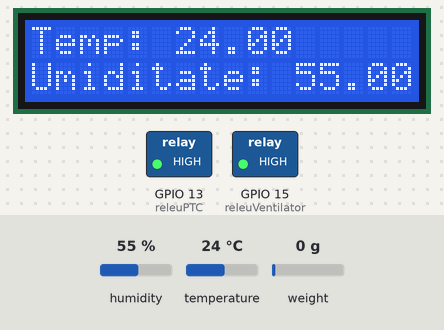
This sketch was run on a simulated ESP8266 (NodeMCU). Shown: 16×2 character LCD, switched loads named in the sketch (green lamp = pin HIGH). The test bench sets the inputs (shaded band); at power-on: humidity 55 %, temperature 24 °C, weight on the scale 0 g. WiFi joins after 1.5 s; servers stay silent unless stated; network time is answered at once with the bench clock; the local clock reads 2024-03-15 10:24:30 at power-on unless the sketch sets it; the Firebase database answers and starts empty; what the sketch prints to the serial monitor is not drawn.

Above: at 6.1 s.
6.2 s: humidity set to 22 %
At 9.1 s:
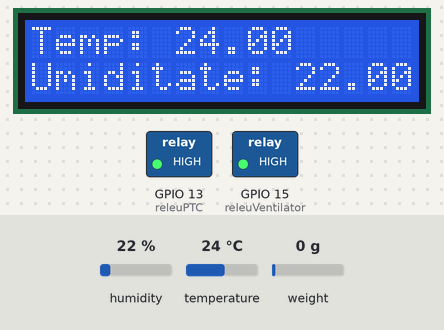
9.4 s: temperature set to 12 °C
At 11.5 s:
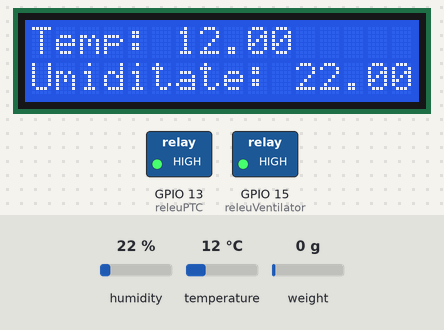
12.4 s: humidity set to 40 %
At 15.0 s:
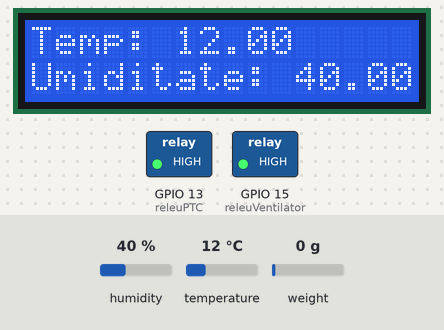
15.4 s: temperature set to 19 °C
At 17.3 s:
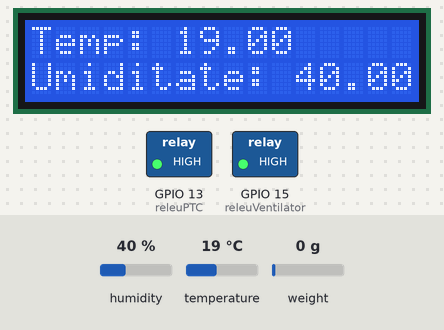
Timing chart, 0 to 18.8 s (numbered marks = the images above; inputs shaded):
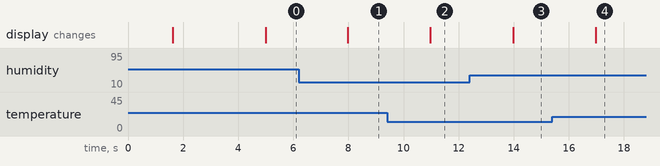

Measured:
- after the input at 6.2 s, the display: changes after 1.8 s (image 1)
- after the input at 9.4 s, the display: changes after 1.6 s (image 2)
- after the input at 12.4 s, the display: changes after 1.6 s (image 3)
- after the input at 15.4 s, the display: changes after 1.6 s (image 4)

The sketch:

RoomCheck_V3.ino
```cpp
//#include <ArduinoJson.h>
//#include <ESP8266HTTPClient.h>
#include <ESP8266WiFi.h>
#include <NTPClient.h>
#include <WiFiUdp.h>
#include <Wire.h>
#include <LiquidCrystal_I2C.h>
#include <SimpleDHT.h>
#include <SPI.h>
//#include <Ethernet.h>
#include "HX711.h"
#include <FastLED.h>
#include <FirebaseESP8266.h>

#define gasSensor A0
#define pinLight 1
#define pinDHT22 2 //2
#define pinHall 16
#define releuPTC 13
#define releuVentilator 15
#define LOADCELL_DOUT_PIN 4 //4
#define LOADCELL_SCK_PIN 0 //0
#define NUM_LEDS 16

#define WIFI_SSID "HUAWEI-W2Nw"
#define WIFI_PASSWORD "11223344"

#define FIREBASE_HOST "roomcheck-21820-default-rtdb.firebaseio.com"

/** The database secret is obsoleted, please use other authentication methods,
 * see examples in the Authentications folder.
*/
#define FIREBASE_AUTH "pKEnDYo2UAoINWJ7HwjZTssU9rSkjxzX2i1Emwh6"

LiquidCrystal_I2C lcd(0x27, 16, 2);
SimpleDHT22 dht22;
CRGB leds[NUM_LEDS];
HX711 scale;

const long utcOffsetInSeconds = 7200;

//Week Days
String weekDays[7]={"Sunday", "Monday", "Tuesday", "Wednesday", "Thursday", "Friday", "Saturday"};

//Month names
String months[12]={"January", "February", "March", "April", "May", "June", "July", "August", "September", "October", "November", "December"};

//Define FirebaseESP8266 data object
FirebaseData firebaseData;

FirebaseJson json;

String path = "/Room/1";

//variabile globale
unsigned long sendDataPrevMillis = 0;
int contor = 1;
int count = 0;/////careful here
int ptcState = 1;
int ventilatorState = 1;
int lightState = 0;
int nrCarti = 0;
float weightValue = 1;
int initialHallValue = 0;
int initialWeightValue = 0;
int initialGasSensorValue = 0;
unsigned long timeForSendingData = 30000;
unsigned long previousMillis = 0;
unsigned long previousM = 0;
unsigned long previousMili = 0;
float calibration_factor = -96650;

struct DateSenzori{
  float temperatura;
  float umiditate;
  int eroare;
};

struct Command{
  const char * stare_ptc;
  const char * stare_ventilator;
  const char * stare_led;
  int tmin;
  int tmax;
  int hmin;
  int hmax;
  int numar_carti;
  int httpCode;
};

// Define NTP Client to get time
WiFiUDP ntpUDP;
NTPClient timeClient(ntpUDP, "europe.pool.ntp.org", utcOffsetInSeconds);

void setup()
{
    Serial.begin(115200);
    delay(10);

    WiFi.mode(WIFI_STA);

    WiFi.begin(WIFI_SSID, WIFI_PASSWORD);
    Serial.print("Connecting to Wi-Fi");
    while (WiFi.status() != WL_CONNECTED)
    {
      Serial.print(".");
      delay(300);
    }
    Serial.println();
    Serial.print("Connected with IP: ");
    Serial.println(WiFi.localIP());
    Serial.println();

    // Connect to WiFi network
    lcd.begin(14,12);
    lcd.backlight();
    lcd.setCursor(0,0);
    lcd.print(F("Connecting to"));
    lcd.setCursor(0,1);
    lcd.print(WIFI_SSID);

    lcd.clear();
    lcd.print(F("WiFi connected"));

    timeClient.begin();

    Firebase.begin(FIREBASE_HOST, FIREBASE_AUTH);
    Firebase.reconnectWiFi(true);

    //Set the size of WiFi rx/tx buffers in the case where we want to work with large data.
    firebaseData.setBSSLBufferSize(1024, 1024);

    //Set the size of HTTP response buffers in the case where we want to work with large data.
    firebaseData.setResponseSize(1024);

    //Set database read timeout to 1 minute (max 15 minutes)
    Firebase.setReadTimeout(firebaseData, 1000 * 60);
    //tiny, small, medium, large and unlimited.
    //Size and its write timeout e.g. tiny (1s), small (10s), medium (30s) and large (60s).
    Firebase.setwriteSizeLimit(firebaseData, "tiny");

    //optional, set the decimal places for float and double data to be stored in database
    Firebase.setFloatDigits(2);
    Firebase.setDoubleDigits(6);

    /*
    This option allows get and delete functions (PUT and DELETE HTTP requests) works for device connected behind the
    Firewall that allows only GET and POST requests.

      Firebase.enableClassicRequest(firebaseData, true);
      */

    if (Firebase.getInt(firebaseData, path + "/data/count")){
      if (firebaseData.dataType() == "int"){
          int generalCount = firebaseData.intData();
          if (Firebase.getInt(firebaseData, path + "/data/" + (generalCount + 1) + "/" + "sensor1/count")) {
              if (firebaseData.dataType() == "int"){
                  if(generalCount <= firebaseData.intData()){
                      count = firebaseData.intData();
                  }
              }
          }else{
              count = generalCount;
          }
       }
    }

    pinMode(releuPTC, OUTPUT);
    pinMode(releuVentilator, OUTPUT);
    pinMode(pinLight, OUTPUT);
    pinMode(pinHall, INPUT);
    digitalWrite(releuPTC, 1);
    digitalWrite(releuVentilator, 1);
    digitalWrite(pinLight, 0);

    FastLED.addLeds<NEOPIXEL, pinLight>(leds, NUM_LEDS);
    FastLED.setBrightness(24);

    delay(1000);

    scale.begin(LOADCELL_DOUT_PIN, LOADCELL_SCK_PIN);
    if (scale.is_ready()) {
      scale.tare();
      long zero_factor = scale.read_average();
    } else {
      Serial.println("HX711 not found.");
    }
    scale.set_scale();
    scale.set_scale(calibration_factor);

}


void loop()
{
//  unsigned long currentMillis = millis();
//  int gasSensorValue = analogRead(gasSensor);
//  delay(3);
//  if ((unsigned long)(currentMillis - previousMili) >= 1000) {
//    Command command = SendGetRequest();
//    if(command.httpCode != 503 && command.httpCode != 400 && command.httpCode != 500){
//        if(strcmp(command.stare_ptc,"OFF") == 0){
//            ptcState = 1;
//        }else if(strcmp(command.stare_ptc,"ON") == 0){
//            ptcState = 0;
//        }
//        if(strcmp(command.stare_ventilator,"OFF") == 0){
//            ventilatorState = 1;
//        }else if(strcmp(command.stare_ventilator,"ON") == 0){
//            ventilatorState = 0;
//        }
//        if(strcmp(command.stare_led,"OFF") == 0){
//            lightMethod(0);
//        }else if(strcmp(command.stare_led,"ON") == 0){
//            lightMethod(1);
//        }
//
//    }
//    digitalWrite(releuPTC, ptcState);
//    digitalWrite(releuVentilator, ventilatorState);
//
//
//    int hallValue = digitalRead(pinHall);
//    if(hallValue != initialHallValue && command.httpCode != 400){
//      initialHallValue = hallValue;
//      SendPostRequestHallSensor(hallValue);
//    }
//    Serial.println(hallValue);
//    if(gasSensorValue == 1024 && command.httpCode != 400){
//      if(initialGasSensorValue != 1){
//        initialGasSensorValue = 1;
//        SendPostRequestGasSensor(gasSensorValue);
//      }
//    }else if(gasSensorValue != 1024 && initialGasSensorValue != 0){
//      initialGasSensorValue = 0;
//    }
//    Serial.println(gasSensorValue);
//    previousMili = currentMillis;
// }


  if (millis() - sendDataPrevMillis > 3000)
    {
        sendDataPrevMillis = millis();
        count++;

        timeClient.update();

        unsigned long epochTime = timeClient.getEpochTime();

        String formattedTime = timeClient.getFormattedTime();

        int currentHour = timeClient.getHours();

        int currentMinute = timeClient.getMinutes();

        int currentSecond = timeClient.getSeconds();

//        String currentTime = String(currentHour) + ":" + String(currentMinute) + ":" + String(currentSecond);

        String weekDay = weekDays[timeClient.getDay()];

        //Get a time structure
        struct tm *ptm = gmtime ((time_t *)&epochTime);

        int monthDay = ptm->tm_mday;

        int currentMonth = ptm->tm_mon+1;

        String currentMonthName = months[currentMonth-1];

        int currentYear = ptm->tm_year+1900;

        //Print complete date:
        String currentDate = String(currentYear) + "-" + String(currentMonth) + "-" + String(monthDay);
        String finalTime = currentDate + " " + formattedTime;
        Serial.print("Current date: ");
        Serial.println(currentDate);

        FirebaseJson json1;

        FirebaseJsonData jsonObj;

        //read temp and hum and return them in date object
        DateSenzori date = Sensor();
        char float_str[8];
        char float_str2[8];
        char line0[21];
        char line1[21];
        dtostrf(date.temperatura,4,2,float_str);
        dtostrf(date.umiditate,4,2,float_str2);
        sprintf(line0, "Temp: %-10s", float_str);
        sprintf(line1, "Umiditate: %-7s", float_str2);
        lcd.setCursor(0,0);
        lcd.print(line0);
        lcd.setCursor(0,1);
        lcd.print(line1);


        if (scale.is_ready()) {
            float weight = scale.get_units();
            Serial.print(weight, 3);
            Serial.print(F(" kg"));
            Serial.println();
            if(weight >= 0.100 && initialWeightValue == 0){
              initialWeightValue = 1;
              weightValue = weight;
    //          SendPostRequestBookAccess(initialWeightValue);
    //          SendPutRequest(1);
    //          contor++;
            }else if(weight >= 0.100 && (weight >= (contor*weightValue - weightValue/4)) && (weight <= (contor*weightValue + weightValue/4))){
    //          SendPostRequestBookAccess(initialWeightValue);
    //          SendPutRequest(contor);
    //          contor++;
            }else if((weight - (contor-1)*weightValue < -weightValue/4) && (weight + weightValue/4 >= (contor-1)*weight - weightValue) && contor > 2 && weight >= 0.100 ){
    //          SendPostRequestBookAccess(0);
    //          contor--;
    //          SendPutRequest(contor - 1);
            }else if(weight < 0.100 && initialWeightValue != 0){
              initialWeightValue = 0;
              weightValue = weight;
    //          SendPostRequestBookAccess(initialWeightValue);
    //          contor = 1;
    //          SendPutRequest(contor - 1);


            }

                    //        if(date.eroare != 101){
                json1.set("sensor1/temp", date.temperatura);
                json1.set("sensor1/hum", date.umiditate);
                json1.set("sensor1/timestamp", finalTime);
                json1.set("sensor1/count", count);
                json1.set("sensor1/state", weight);

                //Send JSON to RTDB
                Firebase.set(firebaseData, path + "/data/" + count, json1);
    //        }
        } else {
    //        if(date.eroare != 101){
                json1.set("sensor1/temp", date.temperatura);
                json1.set("sensor1/hum", date.umiditate);
                json1.set("sensor1/timestamp", finalTime);
                json1.set("sensor1/count", count);
                json1.set("sensor1/state", "bad");

                //Send JSON to RTDB
                Firebase.set(firebaseData, path + "/data/" + count, json1);
    //        }
        }


        //Set Count
        Firebase.set(firebaseData, path + "/data/count", count);

        //Get data from RTDB
        if (Firebase.getInt(firebaseData, path + "/data/" + 1 + "/" + "sensor1/temp")) {

          if (firebaseData.dataType() == "int") {
            Serial.println(firebaseData.intData());
          }

        } else {
          Serial.println(firebaseData.errorReason());
        }

        if (Firebase.getJSON(firebaseData, path + "/data/" + 1 + "/" + "sensor1")) {

          if (firebaseData.dataType() == "json")
          {
            Serial.println();
            FirebaseJson &json = firebaseData.jsonObject();
            //Print all object data
            Serial.println("Pretty printed JSON data:");
            String jsonStr;
            json.toString(jsonStr, true);
            Serial.println(jsonStr);
            Serial.println();
            Serial.println("Iterate JSON data:");
            Serial.println();
            size_t len = json.iteratorBegin();
            String key, value = "";
            int type = 0;
            for (size_t i = 0; i < len; i++)
            {
              json.iteratorGet(i, type, key, value);
              Serial.print(i);
              Serial.print(", ");
              Serial.print("Type: ");
              Serial.print(type == FirebaseJson::JSON_OBJECT ? "object" : "array");
              if (type == FirebaseJson::JSON_OBJECT)
              {
                Serial.print(", Key: ");
                Serial.print(key);
              }
              Serial.print(", Value: ");
              Serial.println(value);
            }
            json.iteratorEnd();
          }

        }

        if(Firebase.get(firebaseData, "/Room"))
        {
          //Success
          Serial.print("Get variant data success, type = ");
          Serial.println(firebaseData.dataType());

        }
    }
}


void lightMethod(int trigger){
  if(trigger == 1){
      for (int i = 0; i <= 16; i++){
        //using the CRGB function we can set any LED to any color
        //using the parameters of Red, Green and Blue color
        leds[i] = CRGB(255,69,0);
        FastLED.show();
        delay(50);
    }
  }else if(trigger == 0){
      for (int i = 0; i <= 16; i++){
        //using the CRGB function we can set any LED to any color
        //using the parameters of Red, Green and Blue color
        leds[i] = CRGB::Black;
        //set all leds to the given color
        FastLED.show();
        delay(50);
    }
  }
}

struct DateSenzori Sensor(){
  // start working...
  Serial.println(F("================================="));
  Serial.println(F("Sample DHT22..."));

  struct DateSenzori dateSenzori;
  dateSenzori.eroare = 0;
  int err = SimpleDHTErrSuccess;
  if ((err = dht22.read2(pinDHT22, &dateSenzori.temperatura, &dateSenzori.umiditate, NULL)) != SimpleDHTErrSuccess) {
    Serial.print(F("Read DHT22 failed, err=")); Serial.println(err);
    dateSenzori.eroare = err;
  }

  Serial.print(F("Sample OK: "));
  Serial.print((float)dateSenzori.temperatura); Serial.print(F(" *C, "));
  Serial.print((float)dateSenzori.umiditate); Serial.println(F(" RH%"));

  return dateSenzori;
}

//void SendPostRequest(float temperatura, float umiditate){
//  if (WiFi.status() == WL_CONNECTED) { //Check WiFi connection status
//
//    StaticJsonBuffer<300> JSONbuffer;   //Declaring static JSON buffer
//    JsonObject& JSONencoder = JSONbuffer.createObject();
//
//    JSONencoder["temperatura"] = String(temperatura);
//    JSONencoder["umiditate"] = String(umiditate);
//
//    char JSONmessageBuffer[300];
//    JSONencoder.prettyPrintTo(JSONmessageBuffer, sizeof(JSONmessageBuffer));
//    Serial.println(JSONmessageBuffer);
//
//    HTTPClient http;    //Declare object of class HTTPClient
//
//    http.begin("http://lucrare-licenta.run.goorm.io/users/1/rooms/1/th_sensors");
//    http.addHeader("Content-Type", "application/json");  //Specify content-type header
//
//    int httpCode = http.POST(JSONmessageBuffer);   //Send the request
//    String payload = http.getString();                                        //Get the response payload
//
//    Serial.println(httpCode);   //Print HTTP return code
//    Serial.println(payload);    //Print request response payload
//
//    http.end();  //Close connection
//
//  } else {
//    Serial.println(F("Error in WiFi connection"));
//  }
//}
//
//void SendPostRequestHallSensor(int stare){
//  if (WiFi.status() == WL_CONNECTED) {
//
//    StaticJsonBuffer<300> JSONbuffer;
//    JsonObject& JSONencoder = JSONbuffer.createObject();
//
//    JSONencoder["stare"] = String(stare);
//
//    char JSONmessageBuffer[300];
//    JSONencoder.prettyPrintTo(JSONmessageBuffer, sizeof(JSONmessageBuffer));
//    Serial.println(JSONmessageBuffer);
//
//    HTTPClient http;
//
//    http.begin("http://lucrare-licenta.run.goorm.io/users/1/rooms/1/m_sensors");
//    http.addHeader("Content-Type", "application/json");
//
//    int httpCode = http.POST(JSONmessageBuffer);
//    String payload = http.getString();
//
//    Serial.println(httpCode);
//    Serial.println(payload);
//
//    http.end();  //Close connection
//
//  } else {
//    Serial.println(F("Error in WiFi connection"));
//  }
//}
//
//void SendPostRequestGasSensor(int gasSensorValue){
//  if (WiFi.status() == WL_CONNECTED) {
//
//    StaticJsonBuffer<300> JSONbuffer;
//    JsonObject& JSONencoder = JSONbuffer.createObject();
//
//    JSONencoder["trigger"] = String(gasSensorValue);
//
//    char JSONmessageBuffer[300];
//    JSONencoder.prettyPrintTo(JSONmessageBuffer, sizeof(JSONmessageBuffer));
//    Serial.println(JSONmessageBuffer);
//
//    HTTPClient http;
//
//    http.begin("http://lucrare-licenta.run.goorm.io/users/1/rooms/1/alarms");
//    http.addHeader("Content-Type", "application/json");
//
//    int httpCode = http.POST(JSONmessageBuffer);
//    String payload = http.getString();
//
//    Serial.println(httpCode);
//    Serial.println(payload);
//
//    http.end();
//
//  } else {
//    Serial.println(F("Error in WiFi connection"));
//  }
//}
//
//void SendPostRequestBookAccess(int stare){
//  if (WiFi.status() == WL_CONNECTED) {
//
//    StaticJsonBuffer<300> JSONbuffer;
//    JsonObject& JSONencoder = JSONbuffer.createObject();
//
//    JSONencoder["stare"] = String(stare);
//
//    char JSONmessageBuffer[300];
//    JSONencoder.prettyPrintTo(JSONmessageBuffer, sizeof(JSONmessageBuffer));
//    Serial.println(JSONmessageBuffer);
//
//    HTTPClient http;
//
//    http.begin("http://lucrare-licenta.run.goorm.io/users/1/rooms/1/books");
//    http.addHeader("Content-Type", "application/json");
//
//    int httpCode = http.POST(JSONmessageBuffer);
//    String payload = http.getString();
//
//    Serial.println(httpCode);
//    Serial.println(payload);
//
//    http.end();
//
//  } else {
//    Serial.println(F("Error in WiFi connection"));
//  }
//}
//
//void SendPutRequest(int numar_carti){
//  if (WiFi.status() == WL_CONNECTED) {
//
//    StaticJsonBuffer<300> JSONbuffer;
//    JsonObject& JSONencoder = JSONbuffer.createObject();
//
//    JSONencoder["numar_carti"] = String(numar_carti);
//
//    char JSONmessageBuffer[300];
//    JSONencoder.prettyPrintTo(JSONmessageBuffer, sizeof(JSONmessageBuffer));
//    Serial.println(JSONmessageBuffer);
//
//    HTTPClient http;
//
//    http.begin("http://lucrare-licenta.run.goorm.io/users/1/rooms/1/commands/1");
//    http.addHeader("Content-Type", "application/json");
//
//    int httpCode = http.PUT(JSONmessageBuffer);
//    String payload = http.getString();
//
//    Serial.println(httpCode);
//    Serial.println(payload);
//
//    http.end();
//
//  } else {
//    Serial.println(F("Error in WiFi connection"));
//  }
//}
//
//Command SendGetRequest(){
//  if (WiFi.status() == WL_CONNECTED) {
//    HTTPClient http;
//
//    http.begin("http://lucrare-licenta.run.goorm.io/users/1/rooms/1/commands/1");
//    http.addHeader("Content-Type", "application/json");
//    struct Command command;
//    command.httpCode = http.GET();
//    const size_t capacity = JSON_OBJECT_SIZE(10) + 130;
//    DynamicJsonBuffer jsonBuffer(capacity);
//    JsonObject& root = jsonBuffer.parseObject(http.getString());
//    command.stare_ptc = root["stare_ptc"];
//    command.stare_ventilator = root["stare_ventilator"];
//    command.stare_led = root["stare_led"];
//    command.tmin = root["tmin"];
//    command.tmax = root["tmax"];
//    command.hmin = root["hmin"];
//    command.hmax = root["hmax"];
//    command.numar_carti = root["numar_carti"];
//    Serial.println(command.httpCode);
//    http.end();
//    return command;
//
//  } else {
//    Serial.println(F("Error in WiFi connection"));
//  }
//}
```
